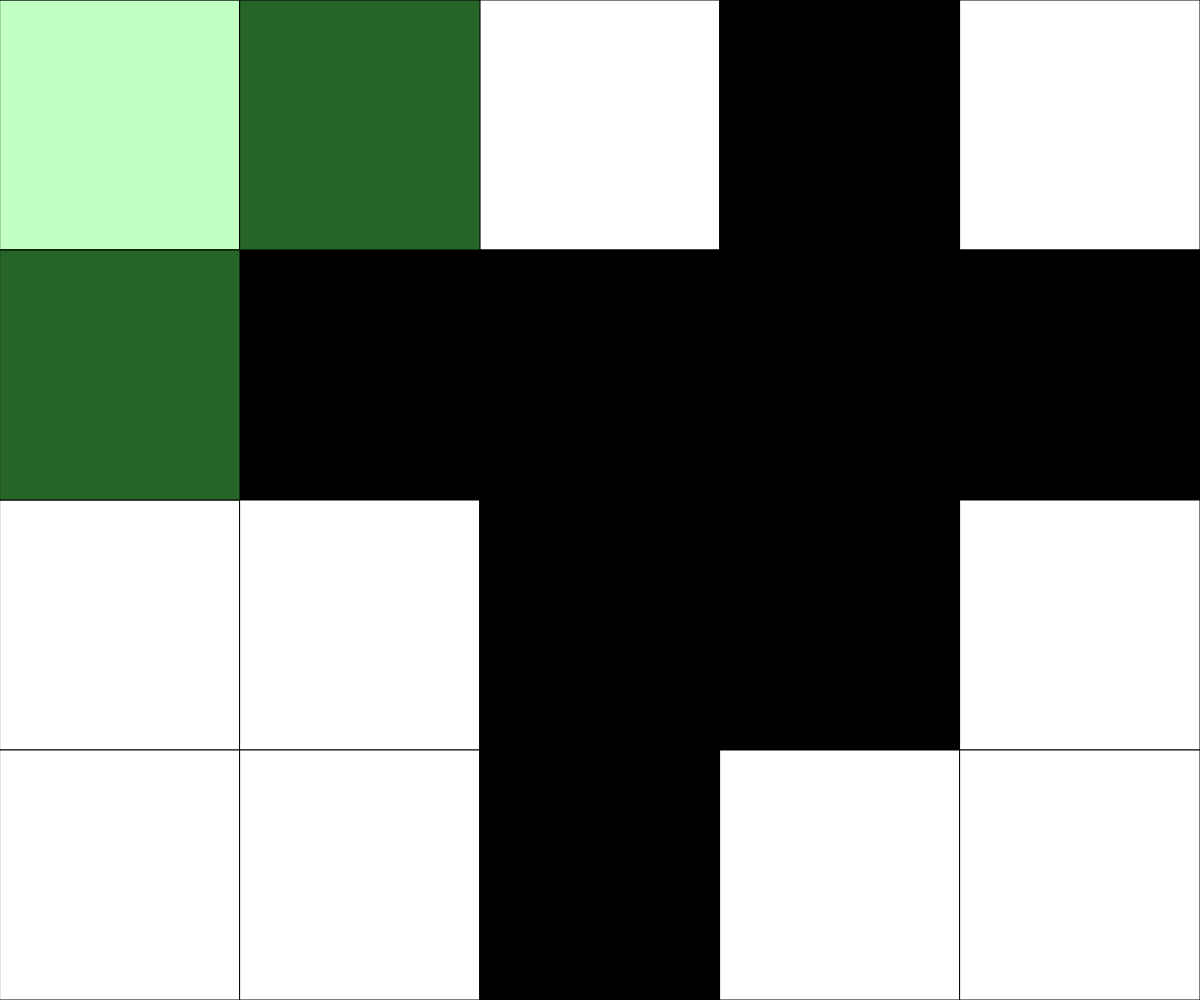
Frame 1 (no input)
Frame 60 (no input): identical to frame 1, image omitted
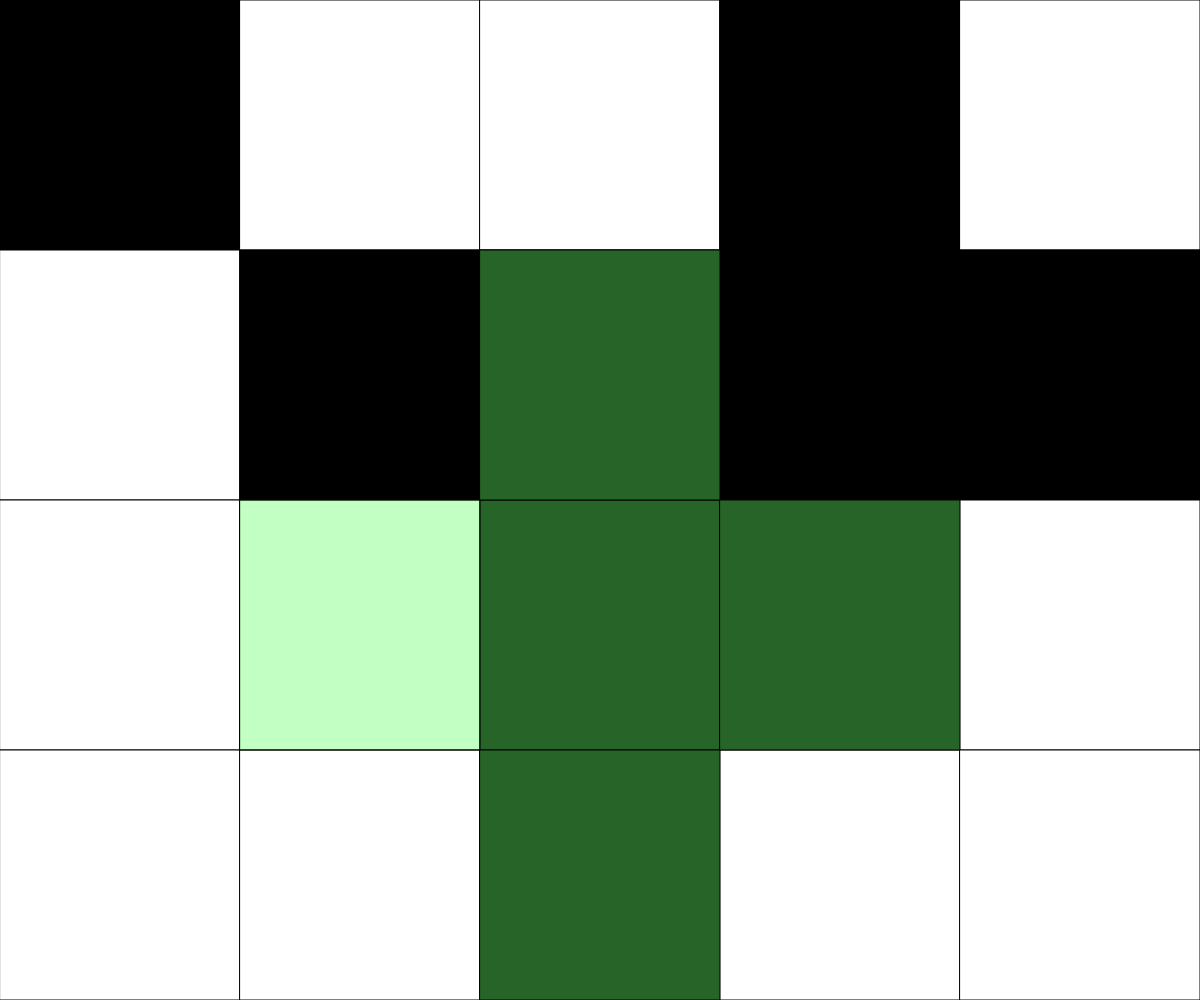
Frame 120 (the mouse pressed at the canvas centre since frame 60)

The p5.js sketch that drew these frames (run headless with seeded random() and noise() and a simulated clock; from frame 60 on, the mouse is pressed at the canvas centre):

// p5.js sketch
// ── sketch.js
// Project Title
// Your Name
// Date
//
// Extra for Experts:
// - describe what you did to take this project "above and beyond"

let NUM_ROWS = 4;
let NUM_COLS = 5;
let rectWidth, rectHeight;
let currentRow, currentCol;
let gridData = [[0,0,0,0,0],
                [0,0,0,0,0],
                [0,255,0,0,0],
                [255,255,255,0,0]];



function setup() {
  // Determine the size of each square. Could use windowHeight,windowHeight  for Canvas to keep a square aspect ratio
  createCanvas(windowWidth, windowHeight);
  rectWidth = width/NUM_COLS;
  rectHeight = height/NUM_ROWS;
  randomizeBoard();
}

function draw() {
  background(220);
  determineActiveSquare();   //figure out which tile the mouse cursor is over
  drawGrid();            //render the current game board to the screen (and the overlay)
  checkWinCondition(); 

}



function mousePressed(){
  // cross-shaped pattern flips on a mouseclick. Boundary conditions are checked within the flip function to ensure in-bounds access for array
  if (keyIsDown(SHIFT)) {
    flip(currentCol, currentRow);
  } else {
    flip(currentCol, currentRow);
    flip(currentCol - 1, currentRow);
    flip(currentCol + 1, currentRow);
    flip(currentCol, currentRow - 1);
    flip(currentCol, currentRow + 1);
  }
}



function flip(col, row){
  // given a column and row for the 2D array, flip its value from 0 to 255 or 255 to 0
  // conditions ensure that the col and row given are valid and exist for the array. If not, no operations take place.
  if (col >= 0 && col < NUM_COLS ){
    if (row >= 0 && row < NUM_ROWS){
      if (gridData[row][col] === 0) gridData[row][col] = 255;
      else gridData[row][col] = 0;
    }
  }
}

function determineActiveSquare(){
  // An expression to run each frame to determine where the mouse currently is.
  currentRow = int(mouseY / rectHeight);
  currentCol = int(mouseX / rectWidth);
}

function drawGrid(){
  // Render a grid of squares - fill color set according to data stored in the 2D array
  for (let x = 0; x < NUM_COLS ; x++){
    for (let y = 0; y < NUM_ROWS; y++){
      fill(gridData[y][x]); 
      rect(x*rectWidth, y*rectHeight, rectWidth, rectHeight);
    }
  }



fill(100, 255, 100, 100);  // Semi-transparent blue for overlay
  
  
  // Highlight current cell and adjacent cells in a cross pattern
  highlightCell(currentCol, currentRow);           // Center
  highlightCell(currentCol - 1, currentRow);       // Left
  highlightCell(currentCol + 1, currentRow);       // Right
  highlightCell(currentCol, currentRow - 1);       // Top
  highlightCell(currentCol, currentRow + 1);       // Bottom
}

function highlightCell(col, row) {
  // Check if the cell is within bounds before drawing overlay
  if (col >= 0 && col < NUM_COLS && row >= 0 && row < NUM_ROWS) {
    rect(col * rectWidth, row * rectHeight, rectWidth, rectHeight);
  }
}

function checkWinCondition() {
  let allZeroes = true; // Flag to check if all elements are 0
  let all255 = true;    // Flag to check if all elements are 255

  // Loop through each element in gridData
  for (let row = 0; row < NUM_ROWS; row++) {
    for (let col = 0; col < NUM_COLS; col++) {
      if (gridData[row][col] !== 0) {
        allZeroes = false; // Set flag to false if an element is not 0
      }
      if (gridData[row][col] !== 255) {
        all255 = false;    // Set flag to false if an element is not 255
      }
    }
  }

  // If either allZeroes or all255 is true, display "You Win"
  if (allZeroes || all255) {
    textSize(32);
    textAlign(CENTER, CENTER);

    // Set text color based on the win condition
    if (all255) {
      fill(0);  // Set text color to black if all elements are white
    } else {
      fill(255); // Set text color to white if all elements are black
    }

    text("You Win!", width / 2, height / 2);
  }
}

function randomizeBoard() {
  for (let row = 0; row < NUM_ROWS; row++) {
    for (let col = 0; col < NUM_COLS; col++) {
      gridData[row][col] = random([0, 255]);  // Randomly set each element to either 0 or 255
    }
  }
}
